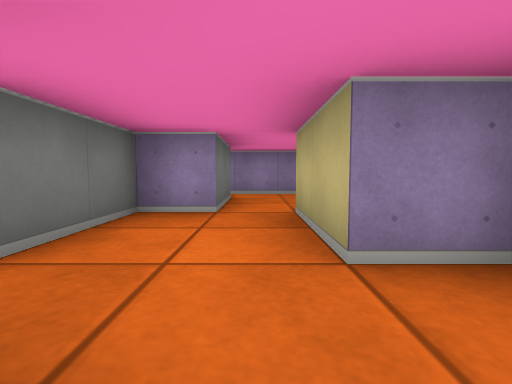
view 1 (above)

17 first-person views from a walk through a cub3D level. The camera is about half as high as the walls, tilts 4° down and sees 85° across. The floor is counted in squares. Each view is taken from the middle of a square. On the plan, view 1 faces up. The plan holds only what a view shows up to about 9 squares ahead; the rest is blank.

view 2
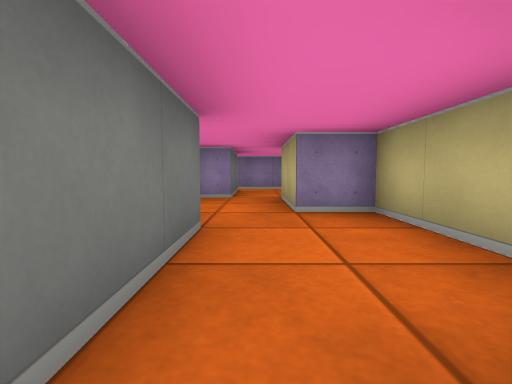

view 3
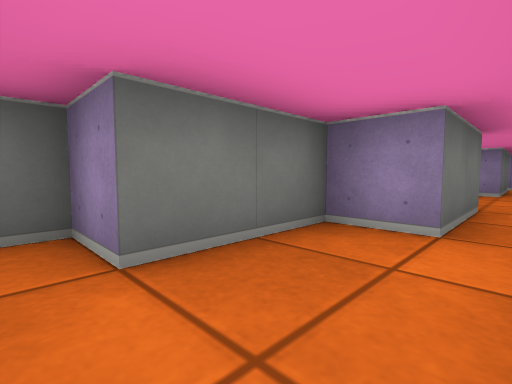

view 4
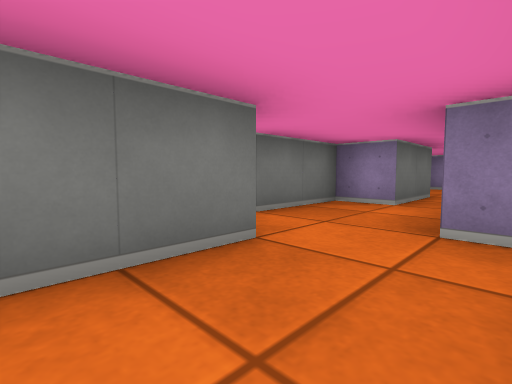

view 5
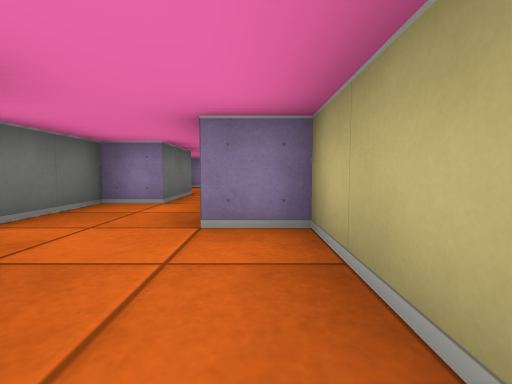

view 6
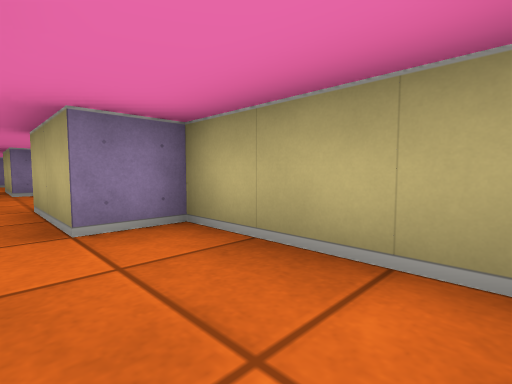

view 7
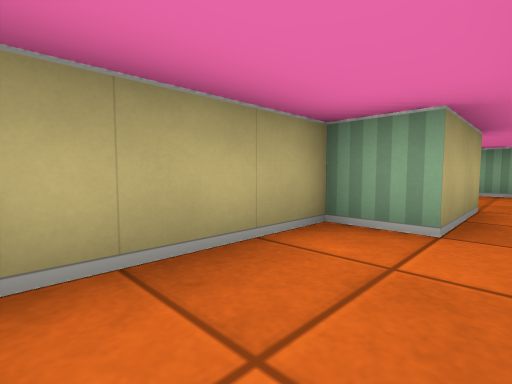

view 8
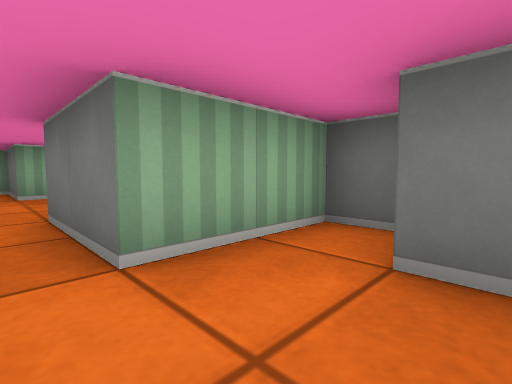

view 9
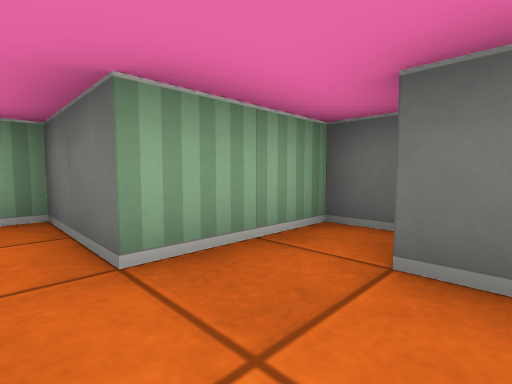

view 10
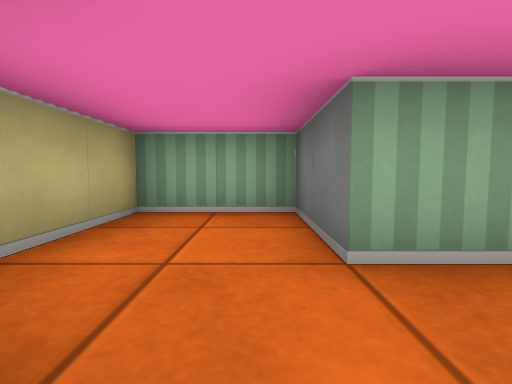

view 11
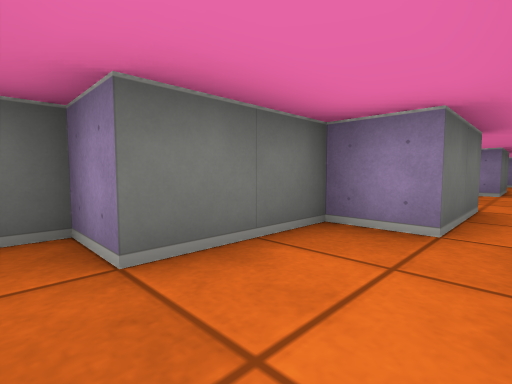

view 12
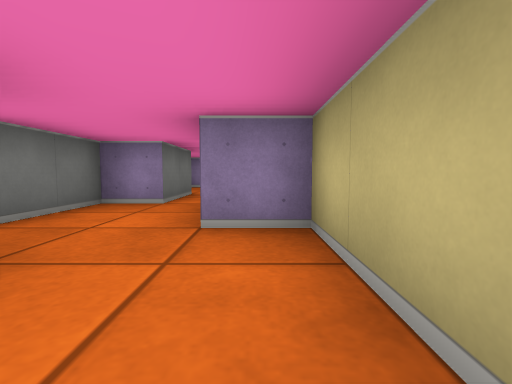

view 13
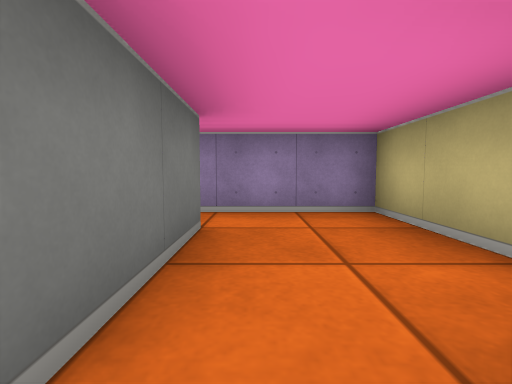

view 14
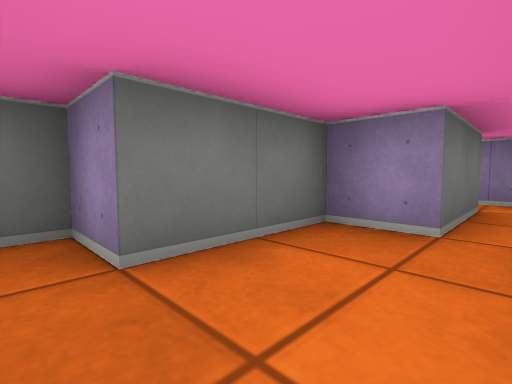

view 15
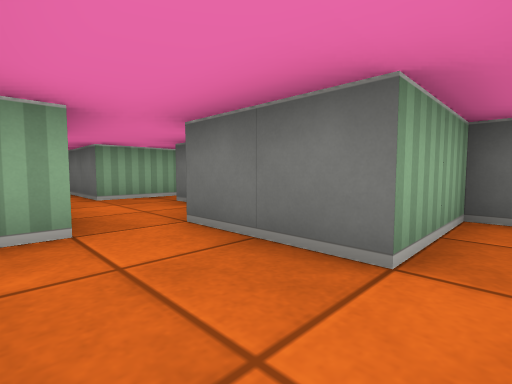

view 16
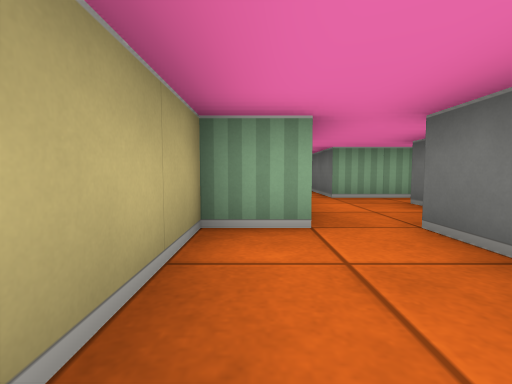

view 17
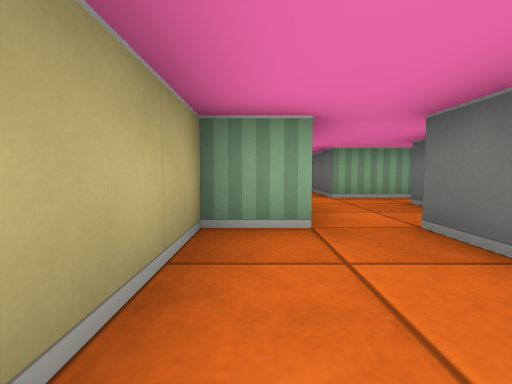

### Floor plan
Points are (right, up) in squares from view 1. A wall is a line through its corners. A room is listed if a view was taken in it or the views show most of it. See-through windows are left out.
Room 1 (views 1, 13, 14, 17)
walls: (-2.1, 0.5) (-0.5, 0.5) (-0.5, -1.5); (-0.5, 3.5) (-1.5, 3.5) (-1.5, 1.5) (-2.5, 1.5) (-2.5, 1); (0.5, -1.5) (1.5, -1.5) (1.5, 1.5) (0.5, 1.5) (0.5, 3.5)
ways out: opening at (0, -2) to room 2; opening at (0, 3) to room 4
Room 2 (views 2, 3, 4, 5, 6, 7, 8)
walls: (-0.5, -1.5) (-1.5, -1.5) (-1.5, -3.5) (-2.5, -3.5) (-2.5, -4.5) (-0.5, -4.5) (-0.5, -6.5); (0.5, -6.5) (1.5, -6.5) (1.5, -3.5) (0.5, -3.5) (0.5, -1.5)
ways out: opening at (0, -2) to room 1; opening at (0, -7) to room 3
Room 3 (views 9, 10, 11, 12)
walls: (-0.5, -6.5) (-1.5, -6.5) (-1.5, -8.5) (-2.5, -8.5) (-2.5, -9.5) (-0.5, -9.5) (-0.5, -11.5) (1.5, -11.5) (1.5, -8.5) (0.5, -8.5) (0.5, -6.5)
ways out: opening at (0, -7) to room 2
Room 4 (views 15, 16)
walls: (0.5, 3.5) (1.5, 3.5) (1.5, 6.5) (-0.8, 6.5); (-2.5, 5.5) (-0.5, 5.5) (-0.5, 3.5)
ways out: opening at (0, 3) to room 1

Where each view was taken, in squares from view 1:
view 1: 0 up, 0 right, facing up
view 2: 2 down, 0 right, facing up
view 3: 4 down, 0 right, facing up-left
view 4: 6 down, 1 right, facing up-left
view 5: 6 down, 1 right, facing up
view 6: 6 down, 0 right, facing up-right
view 7: 4 down, 0 right, facing down-right
view 8: 3 down, 0 right, facing down-left
view 9: 8 down, 0 right, facing down-left
view 10: 8 down, 0 right, facing down
view 11: 9 down, 0 right, facing up-left
view 12: 11 down, 1 right, facing up
view 13: 3 up, 0 right, facing up
view 14: 1 up, 0 right, facing up-left
view 15: 6 up, 1 right, facing down-left
view 16: 6 up, 1 right, facing down
view 17: 1 up, 1 right, facing down
